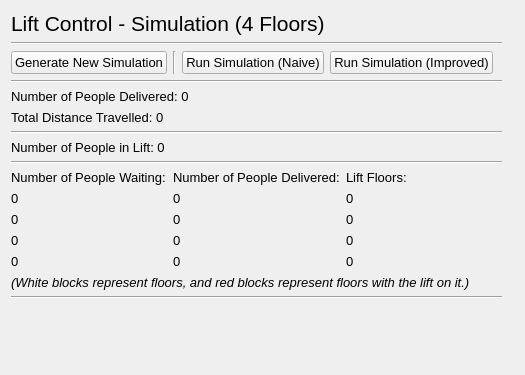
<?xml version="1.0" encoding="UTF-8"?>
<ui version="4.0">
 <class>mwindow_sim_4_floors</class>
 <widget class="QMainWindow" name="mwindow_sim_4_floors">
  <property name="geometry">
   <rect>
    <x>0</x>
    <y>0</y>
    <width>525</width>
    <height>375</height>
   </rect>
  </property>
  <property name="font">
   <font>
    <family>Arial</family>
    <pointsize>10</pointsize>
   </font>
  </property>
  <property name="windowTitle">
   <string>Simulation - Lift Control</string>
  </property>
  <widget class="QWidget" name="central_widget">
   <widget class="QWidget" name="layoutWidget">
    <property name="geometry">
     <rect>
      <x>11</x>
      <y>11</y>
      <width>491</width>
      <height>341</height>
     </rect>
    </property>
    <layout class="QVBoxLayout" name="vert_layout_lift_control">
     <item>
      <widget class="QLabel" name="lbl_lift_control">
       <property name="font">
        <font>
         <pointsize>16</pointsize>
         <weight>50</weight>
         <bold>false</bold>
        </font>
       </property>
       <property name="text">
        <string>Lift Control - Simulation (4 Floors)</string>
       </property>
      </widget>
     </item>
     <item>
      <widget class="Line" name="hori_line_lift_control">
       <property name="orientation">
        <enum>Qt::Horizontal</enum>
       </property>
      </widget>
     </item>
     <item>
      <layout class="QHBoxLayout" name="hori_layout_nav">
       <item>
        <widget class="QPushButton" name="btn_generate_new_sim">
         <property name="text">
          <string>Generate New Simulation</string>
         </property>
        </widget>
       </item>
       <item>
        <widget class="Line" name="vert_line_buttons">
         <property name="orientation">
          <enum>Qt::Vertical</enum>
         </property>
        </widget>
       </item>
       <item alignment="Qt::AlignLeft">
        <widget class="QPushButton" name="btn_run_sim_naive">
         <property name="text">
          <string>Run Simulation (Naive)</string>
         </property>
        </widget>
       </item>
       <item>
        <widget class="QPushButton" name="btn_run_sim_improved">
         <property name="text">
          <string>Run Simulation (Improved)</string>
         </property>
        </widget>
       </item>
       <item>
        <spacer name="hori_spacer_nav">
         <property name="orientation">
          <enum>Qt::Horizontal</enum>
         </property>
         <property name="sizeHint" stdset="0">
          <size>
           <width>40</width>
           <height>20</height>
          </size>
         </property>
        </spacer>
       </item>
      </layout>
     </item>
     <item>
      <widget class="Line" name="hori_line_nav">
       <property name="orientation">
        <enum>Qt::Horizontal</enum>
       </property>
      </widget>
     </item>
     <item>
      <widget class="QLabel" name="lbl_num_delivered">
       <property name="text">
        <string>Number of People Delivered: 0</string>
       </property>
      </widget>
     </item>
     <item>
      <widget class="QLabel" name="lbl_distance_travelled">
       <property name="text">
        <string>Total Distance Travelled: 0</string>
       </property>
      </widget>
     </item>
     <item>
      <widget class="Line" name="hori_line_summary">
       <property name="orientation">
        <enum>Qt::Horizontal</enum>
       </property>
      </widget>
     </item>
     <item>
      <widget class="QLabel" name="lbl_num_in_lift">
       <property name="text">
        <string>Number of People in Lift: 0</string>
       </property>
      </widget>
     </item>
     <item>
      <widget class="Line" name="hori_line_status">
       <property name="orientation">
        <enum>Qt::Horizontal</enum>
       </property>
      </widget>
     </item>
     <item>
      <layout class="QGridLayout" name="grid_layout_sim">
       <item row="0" column="1">
        <widget class="QLabel" name="lbl_delivered_floors">
         <property name="font">
          <font>
           <weight>50</weight>
           <bold>false</bold>
          </font>
         </property>
         <property name="text">
          <string>Number of People Delivered:</string>
         </property>
        </widget>
       </item>
       <item row="3" column="0">
        <widget class="QLabel" name="lbl_waiting_1">
         <property name="text">
          <string>0</string>
         </property>
        </widget>
       </item>
       <item row="1" column="1">
        <widget class="QLabel" name="lbl_delivered_3">
         <property name="text">
          <string>0</string>
         </property>
        </widget>
       </item>
       <item row="4" column="0">
        <widget class="QLabel" name="lbl_waiting_0">
         <property name="text">
          <string>0</string>
         </property>
        </widget>
       </item>
       <item row="0" column="2">
        <widget class="QLabel" name="lbl_lift_floors">
         <property name="font">
          <font>
           <weight>50</weight>
           <bold>false</bold>
          </font>
         </property>
         <property name="text">
          <string>Lift Floors:</string>
         </property>
        </widget>
       </item>
       <item row="2" column="0">
        <widget class="QLabel" name="lbl_waiting_2">
         <property name="text">
          <string>0</string>
         </property>
        </widget>
       </item>
       <item row="1" column="0">
        <widget class="QLabel" name="lbl_waiting_3">
         <property name="text">
          <string>0</string>
         </property>
        </widget>
       </item>
       <item row="4" column="2">
        <widget class="QLabel" name="lbl_floor_0">
         <property name="text">
          <string>0</string>
         </property>
        </widget>
       </item>
       <item row="2" column="1">
        <widget class="QLabel" name="lbl_delivered_2">
         <property name="text">
          <string>0</string>
         </property>
        </widget>
       </item>
       <item row="1" column="2">
        <widget class="QLabel" name="lbl_floor_3">
         <property name="text">
          <string>0</string>
         </property>
        </widget>
       </item>
       <item row="0" column="0">
        <widget class="QLabel" name="lbl_waiting_floors">
         <property name="font">
          <font>
           <weight>50</weight>
           <bold>false</bold>
          </font>
         </property>
         <property name="text">
          <string>Number of People Waiting:</string>
         </property>
        </widget>
       </item>
       <item row="2" column="2">
        <widget class="QLabel" name="lbl_floor_2">
         <property name="text">
          <string>0</string>
         </property>
        </widget>
       </item>
       <item row="4" column="1">
        <widget class="QLabel" name="lbl_delivered_0">
         <property name="text">
          <string>0</string>
         </property>
        </widget>
       </item>
       <item row="3" column="2">
        <widget class="QLabel" name="lbl_floor_1">
         <property name="text">
          <string>0</string>
         </property>
        </widget>
       </item>
       <item row="3" column="1">
        <widget class="QLabel" name="lbl_delivered_1">
         <property name="text">
          <string>0</string>
         </property>
        </widget>
       </item>
      </layout>
     </item>
     <item>
      <widget class="QLabel" name="lbl_key">
       <property name="font">
        <font>
         <italic>true</italic>
        </font>
       </property>
       <property name="text">
        <string>(White blocks represent floors, and red blocks represent floors with the lift on it.)</string>
       </property>
      </widget>
     </item>
     <item>
      <widget class="Line" name="hori_line_sim">
       <property name="orientation">
        <enum>Qt::Horizontal</enum>
       </property>
      </widget>
     </item>
     <item>
      <widget class="QLabel" name="lbl_update">
       <property name="text">
        <string/>
       </property>
      </widget>
     </item>
     <item>
      <spacer name="vert_spacer">
       <property name="orientation">
        <enum>Qt::Vertical</enum>
       </property>
       <property name="sizeHint" stdset="0">
        <size>
         <width>20</width>
         <height>40</height>
        </size>
       </property>
      </spacer>
     </item>
    </layout>
   </widget>
  </widget>
 </widget>
 <resources/>
 <connections/>
</ui>
